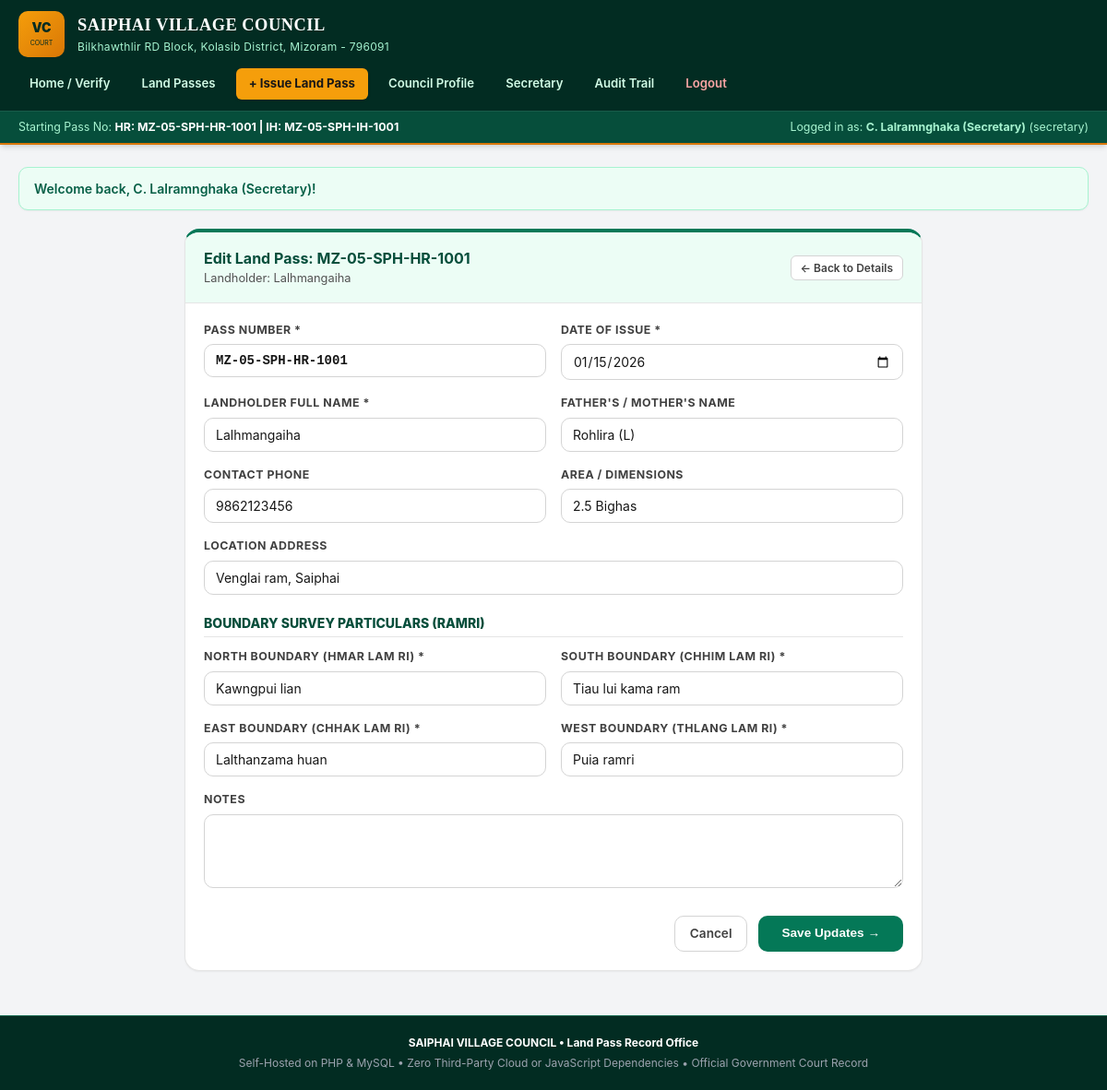
Page /edit_pass.php?id=pass_sample_01 (signed in) on the committed database.
### tables this page shows
CREATE TABLE IF NOT EXISTS `villages` (
  `id` VARCHAR(100) NOT NULL,
  `village_name` VARCHAR(255) NOT NULL,
  `block_name` VARCHAR(255) DEFAULT '',
  `district_name` VARCHAR(255) DEFAULT 'Mizoram',
  `state_name` VARCHAR(255) DEFAULT 'Mizoram',
  `pin_code` VARCHAR(20) DEFAULT '',
  `huan_ram_prefix` VARCHAR(50) DEFAULT 'MZ-05-SPH-HR-',
  `in_hmun_prefix` VARCHAR(50) DEFAULT 'MZ-05-SPH-IH-',
  `starting_pass_number` INT DEFAULT 1001,
  `starting_huan_ram_number` INT DEFAULT 1001,
  `starting_in_hmun_number` INT DEFAULT 1001,
  `logo_url` MEDIUMTEXT DEFAULT NULL,
  `emblem_logo_url` MEDIUMTEXT DEFAULT NULL,
  `conditions_and_terms` MEDIUMTEXT DEFAULT NULL,
  `president_name` VARCHAR(255) DEFAULT '',
  `secretary_name` VARCHAR(255) DEFAULT '',
  `created_at` DATETIME DEFAULT CURRENT_TIMESTAMP,
  `updated_at` DATETIME DEFAULT CURRENT_TIMESTAMP ON UPDATE CURRENT_TIMESTAMP,
  PRIMARY KEY (`id`),
  INDEX `idx_village_name` (`village_name`)
);

CREATE TABLE IF NOT EXISTS `land_passes` (
  `id` VARCHAR(100) NOT NULL,
  `pass_number` VARCHAR(100) NOT NULL,
  `pass_type` ENUM('huan_ram', 'in_hmun') NOT NULL,
  `owner_name` VARCHAR(255) NOT NULL,
  `parent_name` VARCHAR(255) DEFAULT '',
  `contact_number` VARCHAR(50) DEFAULT '',
  `location_address` TEXT DEFAULT NULL,
  `location_coordinates` VARCHAR(100) DEFAULT '',
  `village_id` VARCHAR(100) NOT NULL,
  `village_name` VARCHAR(255) DEFAULT '',
  `area_size` VARCHAR(150) DEFAULT '',
  `boundary_north` TEXT DEFAULT NULL,
  `boundary_east` TEXT DEFAULT NULL,
  `boundary_west` TEXT DEFAULT NULL,
  `boundary_south` TEXT DEFAULT NULL,
  `issue_date` DATE NOT NULL,
  `president_signatory` VARCHAR(255) DEFAULT '',
  `secretary_signatory` VARCHAR(255) DEFAULT '',
  `notes` TEXT DEFAULT NULL,
  `created_by` VARCHAR(100) DEFAULT 'system',
  `approval_status` ENUM('live', 'pending_approval', 'revoked') DEFAULT 'live',
  `created_at` DATETIME DEFAULT CURRENT_TIMESTAMP,
  `updated_at` DATETIME DEFAULT CURRENT_TIMESTAMP ON UPDATE CURRENT_TIMESTAMP,
  PRIMARY KEY (`id`),
  UNIQUE KEY `idx_pass_number` (`pass_number`),
  INDEX `idx_village_pass` (`village_id`),
  INDEX `idx_owner` (`owner_name`),
  INDEX `idx_pass_type` (`pass_type`),
  INDEX `idx_approval` (`approval_status`)
);

### config.php (called while the page is built, shortened)
<?php
function is_logged_in(): bool {
    return !empty($_SESSION['user_uid']);
}
function is_authority(): bool {
    return !empty($_SESSION['is_authority']) || (isset($_SESSION['user_type']) && in_array($_SESSION['user_type'], ['authority', 'admin']));
}
function current_user(): ?array {
    return [
        'uid' => $_SESSION['user_uid'] ?? '',
        'username' => $_SESSION['username'] ?? '',
        'display_name' => $_SESSION['display_name'] ?? '',
        'phone_number' => $_SESSION['phone_number'] ?? '',
        'village_id' => $_SESSION['village_id'] ?? '',
        'village_name' => $_SESSION['village_name'] ?? '',
        'user_type' => $_SESSION['user_type'] ?? 'secretary',
        'status' => $_SESSION['status'] ?? 'pending',
    ];
}
function get_current_village(PDO $pdo, ?string $villageId = null): array {
    $default = [
        'id' => 'village_default',
        'village_name' => 'VILLAGE COUNCIL, MIZORAM',
        'block_name' => '',
        'district_name' => 'Mizoram',
        'state_name' => 'Mizoram',
        'pin_code' => '',
        'huan_ram_prefix' => 'MZ-VC-HR-',
        'in_hmun_prefix' => 'MZ-VC-IH-',
        'starting_pass_number' => 1001,
        'starting_huan_ram_number' => 1001,
        'starting_in_hmun_number' => 1001,
        'conditions_and_terms' => "CONDITIONS & RESTRICTION:\n1. Huan ram / In hmun hi ramri ziah anga pek a ni a.\n2. An ri-te inkar chin a huam ang.\n3. Pekni atanga kum thum (3) chhungin a enkawlin kut a thlak ngei tur a ni.\n4. Thlai phun lova, pass ringawt a nih chuan cancel theih a ni ang.\n5. VC ten tul bik thil ah an cancel thei ang.\n6. Vantlang leh sawrkar pawimawh ah a tul angin zangnadawmna pe lo in hman theih a ni ang.",
        'president_name' => '',
        'secretary_name' => '',
        'logo_url' => '',
        'emblem_logo_url' => '',
    ];
    if (!$villageId && is_logged_in()) {
        $villageId = $_SESSION['village_id'] ?? null;
    }
    if ($villageId) {
        $stmt = $pdo->prepare("SELECT * FROM `villages` WHERE `id` = ? LIMIT 1");
        $stmt->execute([$villageId]);
        $row = $stmt->fetch();
        if ($row) {
            return array_merge($default, $row);
        }
    }
    $stmt = $pdo->query("SELECT * FROM `villages` ORDER BY `created_at` ASC LIMIT 1");
    $row = $stmt ? $stmt->fetch() : null;
    return $row ? array_merge($default, $row) : $default;
}
function get_flash(): array {
    $messages = $_SESSION['flash'] ?? [];
    return $messages;
}

### edit_pass.php (the view, shortened to what this page needs)
<?php
require_once __DIR__ . '/config.php';
$pdo = get_db();
$currentVillage = get_current_village($pdo);
$id = trim($_GET['id'] ?? '');
$stmt = $pdo->prepare("SELECT * FROM `land_passes` WHERE `id` = ? LIMIT 1");
$stmt->execute([$id]);
$pass = $stmt->fetch();
require_once __DIR__ . '/header.php';
?>
<div style="max-width: 800px; margin: 0 auto;">
  <div class="card" style="border-top: 4px solid var(--primary-700);">
    <div class="card-header" style="background-color: var(--primary-50);">
      <div>
        <h2 style="color: var(--primary-900);">Edit Land Pass: <?php echo htmlspecialchars($pass['pass_number']); ?></h2>
        <p style="font-size: 0.8rem; color: var(--neutral-600);">
          Landholder: <?php echo htmlspecialchars($pass['owner_name']); ?>
        </p>
      </div>
      <div>
        <a href="view_pass.php?id=<?php echo urlencode($id); ?>" class="btn btn-secondary btn-sm">&larr; Back to Details</a>
      </div>
    </div>
    <div class="card-body">
      <form method="POST" action="edit_pass.php?id=<?php echo urlencode($id); ?>">
        <div class="form-grid-2">
          <div class="form-group">
            <label class="form-label">Pass Number *</label>
            <input type="text" name="pass_number" value="<?php echo htmlspecialchars($_POST['pass_number'] ?? $pass['pass_number']); ?>" required class="form-control" style="font-family: var(--font-mono); font-weight: bold;">
          </div>
          <div class="form-group">
            <label class="form-label">Date of Issue *</label>
            <input type="date" name="issue_date" value="<?php echo htmlspecialchars($_POST['issue_date'] ?? $pass['issue_date']); ?>" required class="form-control">
          </div>
        </div>
        <div class="form-grid-2">
          <div class="form-group">
            <label class="form-label">Landholder Full Name *</label>
            <input type="text" name="owner_name" value="<?php echo htmlspecialchars($_POST['owner_name'] ?? $pass['owner_name']); ?>" required class="form-control">
          </div>
          <div class="form-group">
            <label class="form-label">Father's / Mother's Name</label>
            <input type="text" name="parent_name" value="<?php echo htmlspecialchars($_POST['parent_name'] ?? $pass['parent_name']); ?>" class="form-control">
          </div>
        </div>
        <div class="form-grid-2">
          <div class="form-group">
            <label class="form-label">Contact Phone</label>
            <input type="text" name="contact_number" value="<?php echo htmlspecialchars($_POST['contact_number'] ?? $pass['contact_number']); ?>" class="form-control">
          </div>
          <div class="form-group">
            <label class="form-label">Area / Dimensions</label>
            <input type="text" name="area_size" value="<?php echo htmlspecialchars($_POST['area_size'] ?? $pass['area_size']); ?>" class="form-control">
          </div>
        </div>
        <div class="form-group">
          <label class="form-label">Location Address</label>
          <input type="text" name="location_address" value="<?php echo htmlspecialchars($_POST['location_address'] ?? $pass['location_address']); ?>" class="form-control">
        </div>
        <h3 style="font-size: 0.875rem; font-weight: 800; color: var(--primary-900); text-transform: uppercase; margin: 20px 0 12px 0; border-bottom: 1px solid var(--neutral-200); padding-bottom: 4px;">
          Boundary Survey Particulars (Ramri)
        </h3>
        <div class="form-grid-2">
          <div class="form-group">
            <label class="form-label">North Boundary (Hmar lam ri) *</label>
            <input type="text" name="boundary_north" value="<?php echo htmlspecialchars($_POST['boundary_north'] ?? $pass['boundary_north']); ?>" required class="form-control">
          </div>
          <div class="form-group">
            <label class="form-label">South Boundary (Chhim lam ri) *</label>
            <input type="text" name="boundary_south" value="<?php echo htmlspecialchars($_POST['boundary_south'] ?? $pass['boundary_south']); ?>" required class="form-control">
          </div>
        </div>
        <div class="form-grid-2">
          <div class="form-group">
            <label class="form-label">East Boundary (Chhak lam ri) *</label>
            <input type="text" name="boundary_east" value="<?php echo htmlspecialchars($_POST['boundary_east'] ?? $pass['boundary_east']); ?>" required class="form-control">
          </div>
          <div class="form-group">
            <label class="form-label">West Boundary (Thlang lam ri) *</label>
            <input type="text" name="boundary_west" value="<?php echo htmlspecialchars($_POST['boundary_west'] ?? $pass['boundary_west']); ?>" required class="form-control">
          </div>
        </div>
        <div class="form-group">
          <label class="form-label">Notes</label>
          <textarea name="notes" class="form-control"><?php echo htmlspecialchars($_POST['notes'] ?? $pass['notes']); ?></textarea>
        </div>
        <div style="margin-top: 24px; display: flex; gap: 12px; justify-content: flex-end;">
          <a href="view_pass.php?id=<?php echo urlencode($id); ?>" class="btn btn-secondary">Cancel</a>
          <button type="submit" class="btn btn-primary" style="padding: 10px 24px;">Save Updates &rarr;</button>
        </div>
      </form>
    </div>
  </div>
</div>
<?php require_once __DIR__ . '/footer.php'; ?>

### header.php (shortened to what this page needs)
<?php
require_once __DIR__ . '/config.php';
$pdo = get_db();
$currentVillage = get_current_village($pdo);
$user = current_user();
?>
<!DOCTYPE html>
<html lang="en">
<head>
  <link rel="stylesheet" href="style.css">
</head>
<body>
<header class="site-header">
  <div class="header-top">
    <a href="index.php" class="brand-wrapper">
      <div class="brand-logo-frame">
        <?php if (!empty($currentVillage['logo_url'])): ?>
          <img src="<?php echo htmlspecialchars($currentVillage['logo_url']); ?>" alt="Council Logo">
        <?php else: ?>
          <div class="brand-logo-placeholder">VC<br><span style="font-size:7px; font-weight:normal;">COURT</span></div>
        <?php endif; ?>
      </div>
      <div class="brand-titles">
        <h1><?php echo htmlspecialchars($currentVillage['village_name']); ?></h1>
        <p>
          <?php echo htmlspecialchars(!empty($currentVillage['block_name']) ? $currentVillage['block_name'] . ', ' : ''); ?>
          <?php echo htmlspecialchars($currentVillage['district_name']); ?>, Mizoram
          <?php echo htmlspecialchars(!empty($currentVillage['pin_code']) ? ' - ' . $currentVillage['pin_code'] : ''); ?>
        </p>
      </div>
    </a>
    <nav class="header-nav">
      <a href="index.php" class="nav-link">Home / Verify</a>
      <?php if (is_logged_in() || is_authority()): ?>
        <a href="dashboard.php" class="nav-link">Land Passes</a>
        <?php if (is_authority() || (isset($user['status']) && $user['status'] === 'approved')): ?>
          <a href="issue_pass.php" class="nav-link nav-btn-primary">+ Issue Land Pass</a>
        <?php endif; ?>
        <a href="village_profile.php" class="nav-link">Council Profile</a>
        <a href="secretary_profile.php" class="nav-link">Secretary</a>
        <a href="audit_logs.php" class="nav-link">Audit Trail</a>
        <a href="logout.php" class="nav-link" style="color:#fca5a5;">Logout</a>
      <?php else: ?>
        <a href="login.php" class="nav-link">Secretary Login</a>
        <a href="register.php" class="nav-link nav-btn-primary">Register Account</a>
      <?php endif; ?>
    </nav>
  </div>
  <div class="sub-nav-bar no-print">
    <div class="sub-nav-content">
      <div>
        <span>Starting Pass No: </span>
        <strong style="color:#ffffff;">
          HR: <?php echo htmlspecialchars($currentVillage['huan_ram_prefix'] . $currentVillage['starting_huan_ram_number']); ?> |
          IH: <?php echo htmlspecialchars($currentVillage['in_hmun_prefix'] . $currentVillage['starting_in_hmun_number']); ?>
        </strong>
      </div>
      <div>
        <?php if (is_logged_in()): ?>
          <span>Logged in as: <strong><?php echo htmlspecialchars($user['display_name']); ?></strong> (<?php echo htmlspecialchars($user['user_type']); ?>)</span>
        <?php else: ?>
          <span>Public Access &bull; Land Pass QR Verification</span>
        <?php endif; ?>
      </div>
    </div>
  </div>
</header>
<main class="main-container">
  <?php foreach (get_flash() as $flash): ?>
    <div class="flash-message flash-<?php echo htmlspecialchars($flash['type']); ?>">
      <span><?php echo htmlspecialchars($flash['message']); ?></span>
    </div>
  <?php endforeach; ?>

### footer.php
</main>
<footer class="site-footer no-print">
  <div style="max-width: 1200px; margin: 0 auto;">
    <p style="font-weight: 700; color: #ffffff; margin-bottom: 4px;">
      <?php echo htmlspecialchars($currentVillage['village_name'] ?? 'Village Council, Mizoram'); ?> &bull; Land Pass Record Office
    </p>
    <p>
      Self-Hosted on PHP &amp; MySQL &bull; Zero Third-Party Cloud or JavaScript Dependencies &bull; Official Government Court Record
    </p>
  </div>
</footer>
</body>
</html>

### rows in the picture
villages: village_name "SAIPHAI VILLAGE COUNCIL", block_name "Bilkhawthlir RD Block,", district_name "Kolasib District", pin_code "- 796091", huan_ram_prefix+starting_huan_ram_number "MZ-05-SPH-HR-1001", in_hmun_prefix+starting_in_hmun_number "MZ-05-SPH-IH-1001"
land_passes: pass_number "MZ-05-SPH-HR-1001", owner_name "Lalhmangaiha", issue_date "01/15/2026", parent_name "Rohlira (L)", contact_number "9862123456", area_size "2.5 Bighas", location_address "Venglai ram, Saiphai", boundary_north "Kawngpui lian", boundary_south "Tiau lui kama ram", boundary_east "Lalthanzama huan", boundary_west "Puia ramri"

### other values in the picture
$user['display_name'] "C. Lalramnghaka (Secretary)"
$user['user_type'] "secretary"
$flash['message'] "Welcome back, C. Lalramnghaka (Secretary)!"
